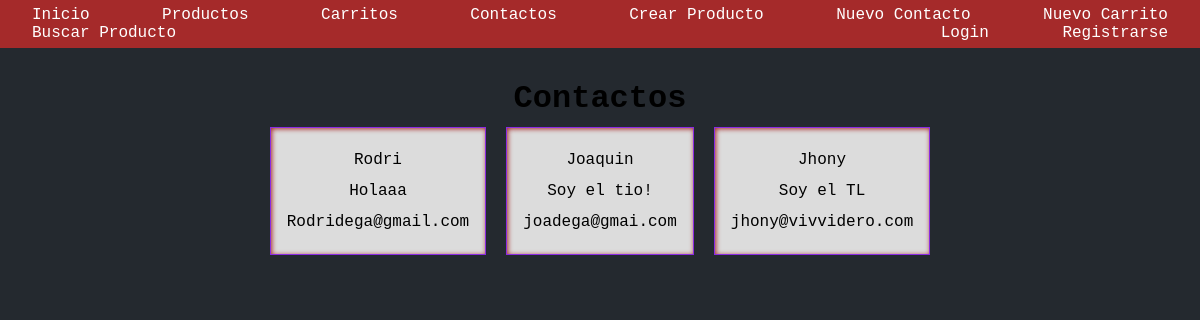
The app's page /contact/, older data.
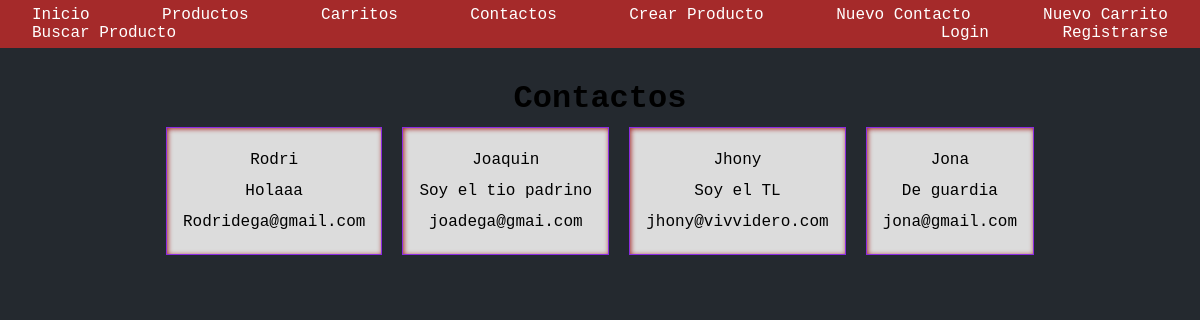
The same page, newer data.
### codershoping/models.py (models this page shows, shortened)
class Contact(models.Model):
        name = models.CharField(max_length=255)
        email= models.EmailField(max_length=254)
        message = models.CharField(max_length=255)

### codershoping/views.py (the view)
# urls.py: path('contact/', contact, name='contacto'),
def contact(request):
    context = {
        'contacts': Contact.objects.all()
    }
    return render(request=request, template_name='contact.html', context=context)

### codershoping/templates/codershoping/contact.html (shortened to what this page needs)
{% extends 'base.html' %}
{% block contact %}
<h3>Contactos</h3>
<div class="products-list">
    {% for contact in contacts %}
    <div class="box">
        <p> {{contact.name}} </p>
        <p> {{contact.message}} </p>
        <p> {{contact.email}} </p>
    </div>
    {% endfor %}
</div>
{% endblock contact %}

Row changes from the older to the newer data that the page shows:
changed Contact "Joaquin": message "Soy el tio!" → "Soy el tio padrino"
added Contact: name "Jona", message "De guardia", email "jona@gmail.com"
